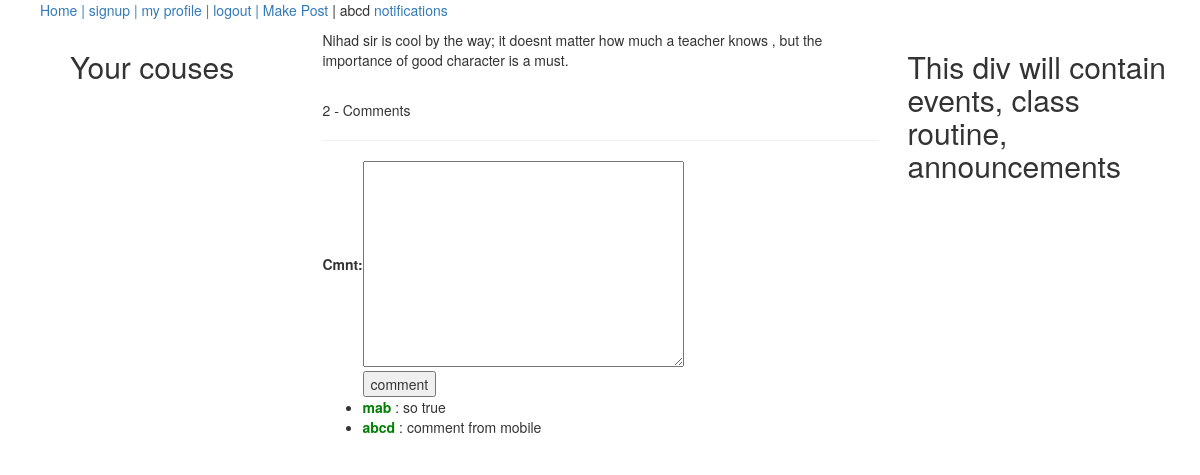
Screenshot of /post/25/ (signed in) with the database file from the repository.
### playground/models.py (models this page shows, shortened)
class Post(models.Model):
	user = models.ForeignKey(User, on_delete=models.CASCADE)
	course = models.ForeignKey(Course, on_delete=models.CASCADE)
	content = models.TextField()

class Comment(models.Model):
	cmnt = models.TextField()
	user = models.ForeignKey(User, on_delete = models.CASCADE, default=1)
	post = models.ForeignKey(Post, on_delete = models.CASCADE, default=1)

### playground/views.py (the view)
# urls.py: path('post/<int:post_id>/', views.post_details, name='post_details'),
@login_required
def post_details(request, post_id):
	p = get_object_or_404(Post, id=post_id)
	postVotes = PostVote.objects.filter(post=p, vote_value=1).count() - PostVote.objects.filter(post=p, vote_value=-1).count()
	voted = True if p.postvote_set.filter(user=request.user).count() else False
	voteStatus = 1
	if voted:
		voteStatus = get_object_or_404(PostVote, user=request.user, post=p).vote_value
	if request.method == 'POST':
		form = CommentForm(request.POST)
		if form.is_valid():
			f = form.save(commit=False)
			f.user = request.user
			f.post = p
			f.save()
			return redirect(reverse('post_details', kwargs={'post_id': post_id}))
	else:
		form = CommentForm()
	resp = render(request, 'playground/post_details.html',
		{'post': p, 'postVotes':postVotes, 'voteStatus': voteStatus, 'form': form}
	)
	return resp

### playground/forms.py
class CommentForm(forms.ModelForm):
	class Meta:
		model = Comment
		fields = ('cmnt',)

### playground/templates/playground/post_details.html (shortened to what this page needs)
{% extends "playground/base.html" %}
{% block mainDiv %}
<div>
	<p>{{ post.content | urlize }}</p>
</div>
<br>
<div>
	<p>{{ post.comment_set.all.count }} - Comments</p>
	<hr>
	<div>
		<div>
			<form method="post">{% csrf_token %}
				<table>
					{{ form.as_table }}
					<tr>
						<td></td>
						<td><input type="submit" value="comment"></td>
					</tr>
				</table>
			</form>
		</div>
		<ul>
			{% for comment in post.comment_set.all %}
				<li>
					<b style="color: green">{{ comment.user }}</b> : {{ comment.cmnt }}
				</li>
			{% endfor %}
		</ul>
	</div>
</div>
{% endblock %}

### playground/templates/playground/base.html (shortened to what this page needs)
<!DOCTYPE html>
<html>
<head>
	<link rel="stylesheet" href="https://maxcdn.bootstrapcdn.com/bootstrap/3.4.0/css/bootstrap.min.css">
</head>
<body>
	<nav>
		<ul>
			<li class="nav"><a href="{% url 'index' %}">Home | </a></li>
			<li class="nav"><a href="{% url 'signup' %}">signup | </a></li>
			<li class="nav"><a href="{% url 'profile' request.user %}">my profile | </a></li>
			<li class="nav"><a href="{% url 'logout' %}">logout | </a></li>
			<li class="nav"><a href="{% url 'makepost' %}">Make Post</a></li>
			<li class="nav"> | {{ request.user }} </li>
			<li class="nav"><a href="notifications/all">notifications</a></li>
		</ul>
	</nav>
	<div class="container">
		<div class="row">
			<nav class="col-sm-3">
				{% include "playground/sidediv.html" %}
			</nav>
			<div class="col-sm-6">
				{% block mainDiv %} {% endblock %}
			</div>
			<div class="col-sm-3">
				{% include "playground/rtsidediv.html" %}
			</div>
		</div>
	</div>
</body>
</html>

### playground/templates/playground/base.html (style rules this page uses)
.nav { list-style-type: none; display: inline-block; }

### rows the page displays
Post: content "Nihad sir is cool by the way; it doesnt matter how much a teacher knows , but the importance of good character is a must.", comment_set.all.count "2"
Comment: user "mab", cmnt "so true"
Comment: user "abcd", cmnt "comment from mobile"

### other values shown
{{ request.user }} "abcd"
